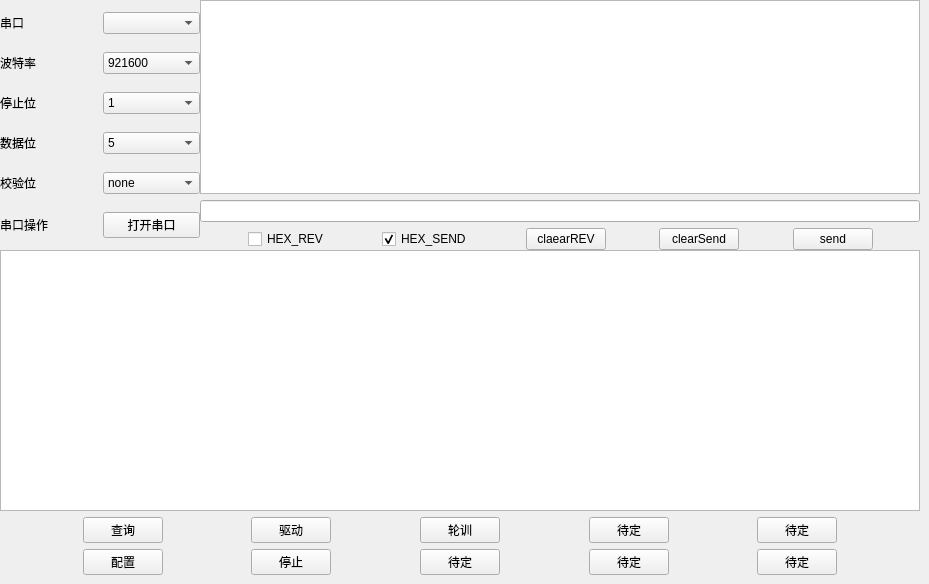
    <widget class="QWidget" name="page_serial">
     <widget class="QWidget" name="widget_set" native="true">
      <property name="geometry">
       <rect>
        <x>0</x>
        <y>0</y>
        <width>200</width>
        <height>250</height>
       </rect>
      </property>
      <property name="minimumSize">
       <size>
        <width>200</width>
        <height>250</height>
       </size>
      </property>
      <property name="maximumSize">
       <size>
        <width>200</width>
        <height>250</height>
       </size>
      </property>
      <layout class="QGridLayout" name="gridLayout">
       <item row="0" column="0">
        <widget class="QLabel" name="label">
         <property name="text">
          <string>串口</string>
         </property>
        </widget>
       </item>
       <item row="0" column="1">
        <widget class="QComboBox" name="comboBox_port"/>
       </item>
       <item row="1" column="0">
        <widget class="QLabel" name="label_2">
         <property name="text">
          <string>波特率</string>
         </property>
        </widget>
       </item>
       <item row="1" column="1">
        <widget class="QComboBox" name="comboBox_baund">
         <item>
          <property name="text">
           <string>921600</string>
          </property>
         </item>
         <item>
          <property name="text">
           <string>460800</string>
          </property>
         </item>
         <item>
          <property name="text">
           <string>128000</string>
          </property>
         </item>
         <item>
          <property name="text">
           <string>115200</string>
          </property>
         </item>
         <item>
          <property name="text">
           <string>9600</string>
          </property>
         </item>
         <item>
          <property name="text">
           <string>4800</string>
          </property>
         </item>
         <item>
          <property name="text">
           <string>2400</string>
          </property>
         </item>
         <item>
          <property name="text">
           <string>1200</string>
          </property>
         </item>
        </widget>
       </item>
       <item row="2" column="0">
        <widget class="QLabel" name="label_3">
         <property name="text">
          <string>停止位</string>
         </property>
        </widget>
       </item>
       <item row="2" column="1">
        <widget class="QComboBox" name="comboBox_stop">
         <item>
          <property name="text">
           <string>1</string>
          </property>
         </item>
         <item>
          <property name="text">
           <string>1.5</string>
          </property>
         </item>
         <item>
          <property name="text">
           <string>2</string>
          </property>
         </item>
        </widget>
       </item>
       <item row="3" column="0">
        <widget class="QLabel" name="label_4">
         <property name="text">
          <string>数据位</string>
         </property>
        </widget>
       </item>
       <item row="3" column="1">
        <widget class="QComboBox" name="comboBox_databit">
         <item>
          <property name="text">
           <string>5</string>
          </property>
         </item>
         <item>
          <property name="text">
           <string>6</string>
          </property>
         </item>
         <item>
          <property name="text">
           <string>7</string>
          </property>
         </item>
         <item>
          <property name="text">
           <string>8</string>
          </property>
         </item>
        </widget>
       </item>
       <item row="4" column="0">
        <widget class="QLabel" name="label_5">
         <property name="text">
          <string>校验位</string>
         </property>
        </widget>
       </item>
       <item row="4" column="1">
        <widget class="QComboBox" name="comboBox_parity">
         <item>
          <property name="text">
           <string>none</string>
          </property>
         </item>
         <item>
          <property name="text">
           <string>even</string>
          </property>
         </item>
         <item>
          <property name="text">
           <string>odd</string>
          </property>
         </item>
        </widget>
       </item>
       <item row="5" column="0">
        <widget class="QLabel" name="label_6">
         <property name="text">
          <string>串口操作</string>
         </property>
        </widget>
       </item>
       <item row="5" column="1">
        <widget class="QPushButton" name="openBtn">
         <property name="text">
          <string>打开串口</string>
         </property>
         <property name="checkable">
          <bool>true</bool>
         </property>
        </widget>
       </item>
      </layout>
     </widget>
     <widget class="QWidget" name="widget_info" native="true">
      <property name="geometry">
       <rect>
        <x>200</x>
        <y>0</y>
        <width>720</width>
        <height>250</height>
       </rect>
      </property>
      <property name="minimumSize">
       <size>
        <width>720</width>
        <height>250</height>
       </size>
      </property>
      <property name="maximumSize">
       <size>
        <width>720</width>
        <height>250</height>
       </size>
      </property>
      <layout class="QVBoxLayout" name="verticalLayout_5">
       <item>
        <widget class="QTextBrowser" name="textBrowser_uart_rev"/>
       </item>
       <item>
        <widget class="QLineEdit" name="lineEdit_uart_send"/>
       </item>
       <item>
        <layout class="QHBoxLayout" name="horizontalLayout_2">
         <item>
          <spacer name="horizontalSpacer_5">
           <property name="orientation">
            <enum>Qt::Horizontal</enum>
           </property>
           <property name="sizeHint" stdset="0">
            <size>
             <width>40</width>
             <height>20</height>
            </size>
           </property>
          </spacer>
         </item>
         <item>
          <widget class="QCheckBox" name="checkBox_rev">
           <property name="text">
            <string>HEX_REV</string>
           </property>
          </widget>
         </item>
         <item>
          <spacer name="horizontalSpacer_25">
           <property name="orientation">
            <enum>Qt::Horizontal</enum>
           </property>
           <property name="sizeHint" stdset="0">
            <size>
             <width>40</width>
             <height>20</height>
            </size>
           </property>
          </spacer>
         </item>
         <item>
          <widget class="QCheckBox" name="checkBox_send">
           <property name="text">
            <string>HEX_SEND</string>
           </property>
           <property name="checked">
            <bool>true</bool>
           </property>
          </widget>
         </item>
         <item>
          <spacer name="horizontalSpacer_24">
           <property name="orientation">
            <enum>Qt::Horizontal</enum>
           </property>
           <property name="sizeHint" stdset="0">
            <size>
             <width>40</width>
             <height>20</height>
            </size>
           </property>
          </spacer>
         </item>
         <item>
          <widget class="QPushButton" name="clear_rev_Btn">
           <property name="text">
            <string>claearREV</string>
           </property>
          </widget>
         </item>
         <item>
          <spacer name="horizontalSpacer_6">
           <property name="orientation">
            <enum>Qt::Horizontal</enum>
           </property>
           <property name="sizeHint" stdset="0">
            <size>
             <width>40</width>
             <height>20</height>
            </size>
           </property>
          </spacer>
         </item>
         <item>
          <widget class="QPushButton" name="clear_send_Btn">
           <property name="text">
            <string>clearSend</string>
           </property>
          </widget>
         </item>
         <item>
          <spacer name="horizontalSpacer_7">
           <property name="orientation">
            <enum>Qt::Horizontal</enum>
           </property>
           <property name="sizeHint" stdset="0">
            <size>
             <width>40</width>
             <height>20</height>
            </size>
           </property>
          </spacer>
         </item>
         <item>
          <widget class="QPushButton" name="sendBtn">
           <property name="text">
            <string>send</string>
           </property>
          </widget>
         </item>
         <item>
          <spacer name="horizontalSpacer_8">
           <property name="orientation">
            <enum>Qt::Horizontal</enum>
           </property>
           <property name="sizeHint" stdset="0">
            <size>
             <width>40</width>
             <height>20</height>
            </size>
           </property>
          </spacer>
         </item>
        </layout>
       </item>
      </layout>
     </widget>
     <widget class="QWidget" name="widget_control" native="true">
      <property name="geometry">
       <rect>
        <x>0</x>
        <y>250</y>
        <width>920</width>
        <height>325</height>
       </rect>
      </property>
      <property name="minimumSize">
       <size>
        <width>920</width>
        <height>325</height>
       </size>
      </property>
      <property name="maximumSize">
       <size>
        <width>920</width>
        <height>325</height>
       </size>
      </property>
      <layout class="QVBoxLayout" name="verticalLayout_6">
       <item>
        <widget class="QTextBrowser" name="textBrowser_send"/>
       </item>
       <item>
        <layout class="QHBoxLayout" name="horizontalLayout_3">
         <item>
          <spacer name="horizontalSpacer_9">
           <property name="orientation">
            <enum>Qt::Horizontal</enum>
           </property>
           <property name="sizeHint" stdset="0">
            <size>
             <width>40</width>
             <height>20</height>
            </size>
           </property>
          </spacer>
         </item>
         <item>
          <widget class="QPushButton" name="Btn_1">
           <property name="text">
            <string>查询</string>
           </property>
          </widget>
         </item>
         <item>
          <spacer name="horizontalSpacer_10">
           <property name="orientation">
            <enum>Qt::Horizontal</enum>
           </property>
           <property name="sizeHint" stdset="0">
            <size>
             <width>40</width>
             <height>20</height>
            </size>
           </property>
          </spacer>
         </item>
         <item>
          <widget class="QPushButton" name="Btn_2">
           <property name="text">
            <string>驱动</string>
           </property>
          </widget>
         </item>
         <item>
          <spacer name="horizontalSpacer_13">
           <property name="orientation">
            <enum>Qt::Horizontal</enum>
           </property>
           <property name="sizeHint" stdset="0">
            <size>
             <width>40</width>
             <height>20</height>
            </size>
           </property>
          </spacer>
         </item>
         <item>
          <widget class="QPushButton" name="Btn_3">
           <property name="text">
            <string>轮训</string>
           </property>
          </widget>
         </item>
         <item>
          <spacer name="horizontalSpacer_14">
           <property name="orientation">
            <enum>Qt::Horizontal</enum>
           </property>
           <property name="sizeHint" stdset="0">
            <size>
             <width>40</width>
             <height>20</height>
            </size>
           </property>
          </spacer>
         </item>
         <item>
          <widget class="QPushButton" name="Btn_4">
           <property name="text">
            <string>待定</string>
           </property>
          </widget>
         </item>
         <item>
          <spacer name="horizontalSpacer_16">
           <property name="orientation">
            <enum>Qt::Horizontal</enum>
           </property>
           <property name="sizeHint" stdset="0">
            <size>
             <width>40</width>
             <height>20</height>
            </size>
           </property>
          </spacer>
         </item>
         <item>
          <widget class="QPushButton" name="Btn_5">
           <property name="text">
            <string>待定</string>
           </property>
          </widget>
         </item>
         <item>
          <spacer name="horizontalSpacer_15">
           <property name="orientation">
            <enum>Qt::Horizontal</enum>
           </property>
           <property name="sizeHint" stdset="0">
            <size>
             <width>40</width>
             <height>20</height>
            </size>
           </property>
          </spacer>
         </item>
        </layout>
       </item>
       <item>
        <layout class="QHBoxLayout" name="horizontalLayout_4">
         <item>
          <spacer name="horizontalSpacer_12">
           <property name="orientation">
            <enum>Qt::Horizontal</enum>
           </property>
           <property name="sizeHint" stdset="0">
            <size>
             <width>40</width>
             <height>20</height>
            </size>
           </property>
          </spacer>
         </item>
         <item>
          <widget class="QPushButton" name="Btn_6">
           <property name="text">
            <string>配置</string>
           </property>
          </widget>
         </item>
         <item>
          <spacer name="horizontalSpacer_20">
           <property name="orientation">
            <enum>Qt::Horizontal</enum>
           </property>
           <property name="sizeHint" stdset="0">
            <size>
             <width>40</width>
             <height>20</height>
            </size>
           </property>
          </spacer>
         </item>
         <item>
          <widget class="QPushButton" name="Btn_7">
           <property name="text">
            <string>停止</string>
           </property>
          </widget>
         </item>
         <item>
          <spacer name="horizontalSpacer_19">
           <property name="orientation">
            <enum>Qt::Horizontal</enum>
           </property>
           <property name="sizeHint" stdset="0">
            <size>
             <width>40</width>
             <height>20</height>
            </size>
           </property>
          </spacer>
         </item>
         <item>
          <widget class="QPushButton" name="Btn_8">
           <property name="text">
            <string>待定</string>
           </property>
          </widget>
         </item>
         <item>
          <spacer name="horizontalSpacer_18">
           <property name="orientation">
            <enum>Qt::Horizontal</enum>
           </property>
           <property name="sizeHint" stdset="0">
            <size>
             <width>40</width>
             <height>20</height>
            </size>
           </property>
          </spacer>
         </item>
         <item>
          <widget class="QPushButton" name="Btn_9">
           <property name="text">
            <string>待定</string>
           </property>
          </widget>
         </item>
         <item>
          <spacer name="horizontalSpacer_17">
           <property name="orientation">
            <enum>Qt::Horizontal</enum>
           </property>
           <property name="sizeHint" stdset="0">
            <size>
             <width>40</width>
             <height>20</height>
            </size>
           </property>
          </spacer>
         </item>
         <item>
          <widget class="QPushButton" name="Btn_10">
           <property name="text">
            <string>待定</string>
           </property>
          </widget>
         </item>
         <item>
          <spacer name="horizontalSpacer_11">
           <property name="orientation">
            <enum>Qt::Horizontal</enum>
           </property>
           <property name="sizeHint" stdset="0">
            <size>
             <width>40</width>
             <height>20</height>
            </size>
           </property>
          </spacer>
         </item>
        </layout>
       </item>
      </layout>
     </widget>
    </widget>
